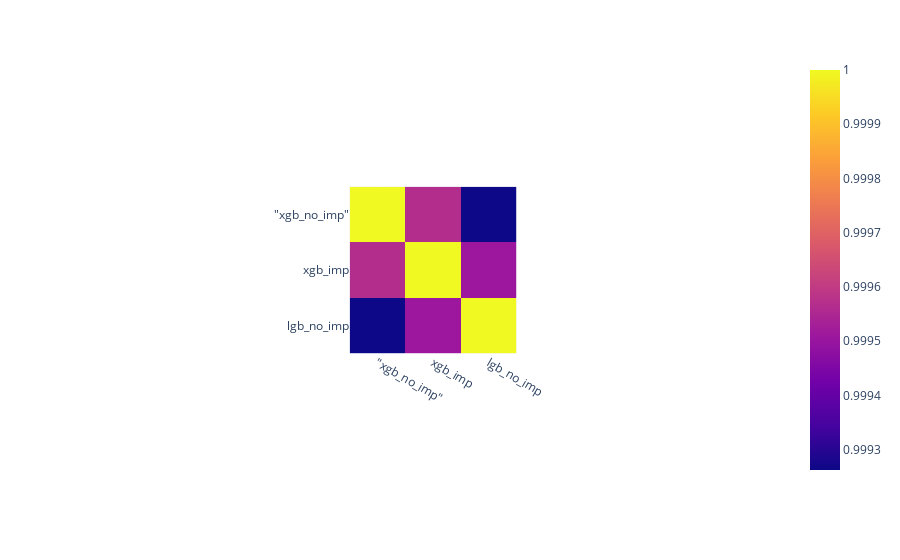

This figure's notebook cell:
### Code cell
data = np.corrcoef([sub_6.claim, sub_2.claim, sub_5.claim,])
fig=px.imshow(data, x=group_labels, y=group_labels)

fig.show()

### Figure 1 — Plotly figure (JSON) as saved in the notebook; plotly's stock layout.template omitted (floating-point values rounded to 4 significant figures)
{"data": [{"coloraxis": "coloraxis", "hovertemplate": "x: %{x}<br>y: %{y}<br>color: %{z}<extra></extra>", "name": "0", "type": "heatmap", "x": ["\"xgb_no_imp\"", "xgb_imp", "lgb_no_imp"], "xaxis": "x", "y": ["\"xgb_no_imp\"", "xgb_imp", "lgb_no_imp"], "yaxis": "y", "z": [[1, 0.9996, 0.9993], [0.9996, 1, 0.9995], [0.9993, 0.9995, 1]]}], "layout": {"autosize": true, "coloraxis": {"colorscale": [[0, "#0d0887"], [0.1111, "#46039f"], [0.2222, "#7201a8"], [0.3333, "#9c179e"], [0.4444, "#bd3786"], [0.5556, "#d8576b"], [0.6667, "#ed7953"], [0.7778, "#fb9f3a"], [0.8889, "#fdca26"], [1, "#f0f921"]]}, "margin": {"t": 60}, "xaxis": {"anchor": "y", "autorange": true, "constrain": "domain", "domain": [0.382, 0.618], "range": [-0.5, 2.5], "scaleanchor": "y", "type": "category"}, "yaxis": {"anchor": "x", "autorange": true, "constrain": "domain", "domain": [0.1549, 0.8451], "range": [2.5, -0.5], "type": "category"}}}
